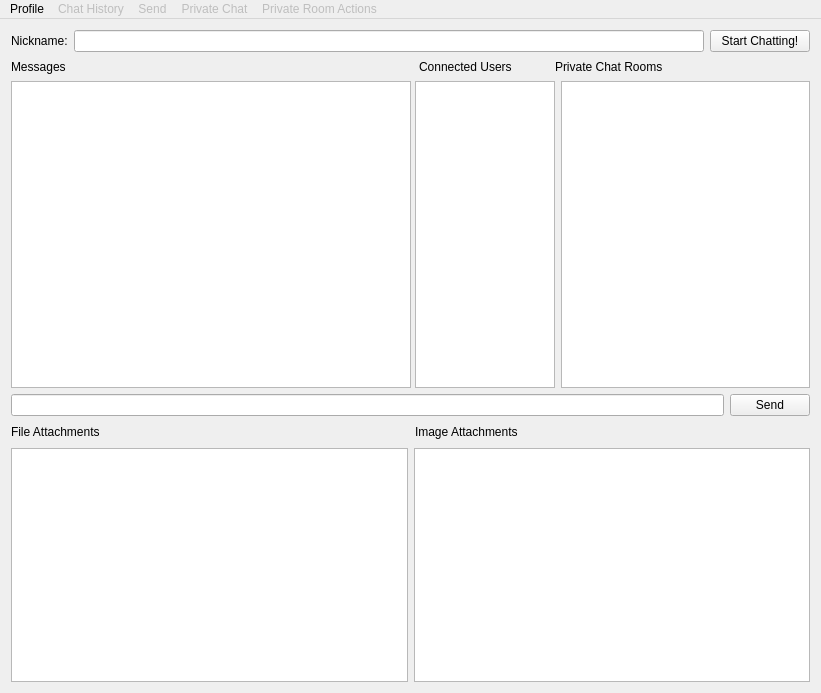
<?xml version="1.0" encoding="UTF-8"?>
<ui version="4.0">
 <class>ChatWindow</class>
 <widget class="QMainWindow" name="ChatWindow">
  <property name="geometry">
   <rect>
    <x>0</x>
    <y>0</y>
    <width>821</width>
    <height>693</height>
   </rect>
  </property>
  <property name="minimumSize">
   <size>
    <width>821</width>
    <height>693</height>
   </size>
  </property>
  <property name="windowTitle">
   <string>ChatWindow</string>
  </property>
  <widget class="QWidget" name="centralWidget">
   <layout class="QGridLayout" name="gridLayout">
    <item row="0" column="0">
     <layout class="QHBoxLayout" name="horizontalLayout_3">
      <item>
       <widget class="QLabel" name="label">
        <property name="text">
         <string>Nickname:</string>
        </property>
       </widget>
      </item>
      <item>
       <widget class="QLineEdit" name="usernameEdit"/>
      </item>
      <item>
       <widget class="QPushButton" name="startButton">
        <property name="minimumSize">
         <size>
          <width>100</width>
          <height>0</height>
         </size>
        </property>
        <property name="text">
         <string>Start Chatting!</string>
        </property>
       </widget>
      </item>
     </layout>
    </item>
    <item row="1" column="0">
     <layout class="QHBoxLayout" name="horizontalLayout_6">
      <item>
       <widget class="QLabel" name="messageLabel">
        <property name="text">
         <string>Messages</string>
        </property>
       </widget>
      </item>
      <item>
       <spacer name="horizontalSpacer_3">
        <property name="orientation">
         <enum>Qt::Horizontal</enum>
        </property>
        <property name="sizeHint" stdset="0">
         <size>
          <width>348</width>
          <height>17</height>
         </size>
        </property>
       </spacer>
      </item>
      <item>
       <widget class="QLabel" name="userLabel">
        <property name="text">
         <string>Connected Users</string>
        </property>
       </widget>
      </item>
      <item>
       <spacer name="horizontalSpacer_4">
        <property name="orientation">
         <enum>Qt::Horizontal</enum>
        </property>
        <property name="sizeHint" stdset="0">
         <size>
          <width>38</width>
          <height>17</height>
         </size>
        </property>
       </spacer>
      </item>
      <item>
       <widget class="QLabel" name="roomLabel">
        <property name="text">
         <string>Private Chat Rooms</string>
        </property>
       </widget>
      </item>
      <item>
       <spacer name="horizontalSpacer_5">
        <property name="orientation">
         <enum>Qt::Horizontal</enum>
        </property>
        <property name="sizeHint" stdset="0">
         <size>
          <width>148</width>
          <height>17</height>
         </size>
        </property>
       </spacer>
      </item>
     </layout>
    </item>
    <item row="2" column="0">
     <layout class="QHBoxLayout" name="horizontalLayout">
      <item>
       <widget class="QListView" name="listView">
        <property name="minimumSize">
         <size>
          <width>400</width>
          <height>307</height>
         </size>
        </property>
       </widget>
      </item>
      <item>
       <widget class="QListWidget" name="participantsListWidget">
        <property name="minimumSize">
         <size>
          <width>140</width>
          <height>307</height>
         </size>
        </property>
       </widget>
      </item>
      <item>
       <widget class="QListWidget" name="roomListWidget">
        <property name="minimumSize">
         <size>
          <width>249</width>
          <height>0</height>
         </size>
        </property>
       </widget>
      </item>
     </layout>
    </item>
    <item row="3" column="0">
     <layout class="QHBoxLayout" name="horizontalLayout_2">
      <item>
       <widget class="QLineEdit" name="lineEdit"/>
      </item>
      <item>
       <widget class="QPushButton" name="pushButton">
        <property name="text">
         <string>Send</string>
        </property>
       </widget>
      </item>
     </layout>
    </item>
    <item row="4" column="0">
     <layout class="QHBoxLayout" name="horizontalLayout_4">
      <item>
       <widget class="QLabel" name="fileAttachLabel">
        <property name="text">
         <string>File Attachments     </string>
        </property>
       </widget>
      </item>
      <item>
       <spacer name="horizontalSpacer">
        <property name="orientation">
         <enum>Qt::Horizontal</enum>
        </property>
        <property name="sizeHint" stdset="0">
         <size>
          <width>40</width>
          <height>20</height>
         </size>
        </property>
       </spacer>
      </item>
      <item>
       <widget class="QLabel" name="imgAttachLabel">
        <property name="text">
         <string>Image Attachments</string>
        </property>
       </widget>
      </item>
      <item>
       <spacer name="horizontalSpacer_2">
        <property name="orientation">
         <enum>Qt::Horizontal</enum>
        </property>
        <property name="sizeHint" stdset="0">
         <size>
          <width>40</width>
          <height>20</height>
         </size>
        </property>
       </spacer>
      </item>
     </layout>
    </item>
    <item row="5" column="0">
     <layout class="QHBoxLayout" name="horizontalLayout_5">
      <item>
       <widget class="QListWidget" name="fileAttachmentsList">
        <property name="minimumSize">
         <size>
          <width>190</width>
          <height>150</height>
         </size>
        </property>
       </widget>
      </item>
      <item>
       <widget class="QListWidget" name="imageAttachmentsList">
        <property name="minimumSize">
         <size>
          <width>200</width>
          <height>150</height>
         </size>
        </property>
       </widget>
      </item>
     </layout>
    </item>
   </layout>
  </widget>
  <widget class="QMenuBar" name="menuBar">
   <property name="geometry">
    <rect>
     <x>0</x>
     <y>0</y>
     <width>821</width>
     <height>21</height>
    </rect>
   </property>
   <widget class="QMenu" name="menuProfile">
    <property name="title">
     <string>Profile</string>
    </property>
    <property name="toolTipsVisible">
     <bool>true</bool>
    </property>
    <addaction name="profileSettings"/>
   </widget>
   <widget class="QMenu" name="menuChat_History">
    <property name="enabled">
     <bool>false</bool>
    </property>
    <property name="title">
     <string>Chat History</string>
    </property>
    <property name="toolTipsVisible">
     <bool>true</bool>
    </property>
    <addaction name="actionExport_As_Text_Document"/>
   </widget>
   <widget class="QMenu" name="menuSend">
    <property name="enabled">
     <bool>false</bool>
    </property>
    <property name="title">
     <string>Send</string>
    </property>
    <property name="toolTipsVisible">
     <bool>true</bool>
    </property>
    <addaction name="sendFilesAction"/>
    <addaction name="sendImagesAction"/>
    <addaction name="actionSingleUser_Send_File"/>
    <addaction name="actionSingleUser_Send_Image"/>
    <addaction name="actionSend_File_To_A_Room"/>
    <addaction name="actionSend_Image_To_A_Room"/>
   </widget>
   <widget class="QMenu" name="menuPrivate_Chat">
    <property name="enabled">
     <bool>false</bool>
    </property>
    <property name="title">
     <string>Private Chat</string>
    </property>
    <property name="toolTipsVisible">
     <bool>true</bool>
    </property>
    <addaction name="privateChatRoomAction"/>
    <addaction name="actionTo_Another_User"/>
    <addaction name="actionTo_A_Prviate_Chat_Room"/>
   </widget>
   <widget class="QMenu" name="menuRoom_Actions">
    <property name="enabled">
     <bool>false</bool>
    </property>
    <property name="title">
     <string>Private Room Actions</string>
    </property>
    <property name="toolTipsVisible">
     <bool>true</bool>
    </property>
    <addaction name="actionPerform_An_Action"/>
   </widget>
   <addaction name="menuProfile"/>
   <addaction name="menuChat_History"/>
   <addaction name="menuSend"/>
   <addaction name="menuPrivate_Chat"/>
   <addaction name="menuRoom_Actions"/>
  </widget>
  <action name="profileSettings">
   <property name="text">
    <string>Settings</string>
   </property>
   <property name="toolTip">
    <string>Change user profile settings</string>
   </property>
  </action>
  <action name="sendFilesAction">
   <property name="text">
    <string>Files</string>
   </property>
   <property name="toolTip">
    <string>Select a file to be sent to all connected users</string>
   </property>
  </action>
  <action name="sendImagesAction">
   <property name="text">
    <string>Images</string>
   </property>
   <property name="toolTip">
    <string>Select an image to be sent to all connect users</string>
   </property>
  </action>
  <action name="privateChatRoomAction">
   <property name="enabled">
    <bool>true</bool>
   </property>
   <property name="text">
    <string>New Private Chat Room</string>
   </property>
   <property name="toolTip">
    <string>Creates a new private chat room</string>
   </property>
  </action>
  <action name="actionExport_As_Text_Document">
   <property name="text">
    <string>Export As Text Document</string>
   </property>
   <property name="toolTip">
    <string>Export chat history as a plain text document without any formatting</string>
   </property>
  </action>
  <action name="actionTo_Another_User">
   <property name="text">
    <string>To Another User</string>
   </property>
   <property name="toolTip">
    <string>Sends a private message to only one user</string>
   </property>
  </action>
  <action name="actionSingleUser_Send_File">
   <property name="text">
    <string>Send File To An User</string>
   </property>
   <property name="toolTip">
    <string>Send a file to only one user</string>
   </property>
  </action>
  <action name="actionSingleUser_Send_Image">
   <property name="text">
    <string>Send Image To An User</string>
   </property>
   <property name="toolTip">
    <string>Send an image to only one user</string>
   </property>
  </action>
  <action name="actionTo_A_Prviate_Chat_Room">
   <property name="text">
    <string>Send Private Message To A Private Chatroom</string>
   </property>
   <property name="toolTip">
    <string>Send a private message to all users in a private chat room</string>
   </property>
  </action>
  <action name="actionPerform_An_Action">
   <property name="text">
    <string>Perform Room Action</string>
   </property>
   <property name="toolTip">
    <string>Opens a dialog which allows user to choose which room action to perform and the action's target</string>
   </property>
  </action>
  <action name="actionSend_File_To_A_Room">
   <property name="text">
    <string>Send File To A Room</string>
   </property>
   <property name="toolTip">
    <string>Send a file to all users in a private chat room</string>
   </property>
  </action>
  <action name="actionSend_Image_To_A_Room">
   <property name="text">
    <string>Send Image To A Room</string>
   </property>
   <property name="toolTip">
    <string>Send an image to all users in a private chat room</string>
   </property>
  </action>
 </widget>
 <layoutdefault spacing="6" margin="11"/>
 <resources/>
 <connections/>
</ui>
